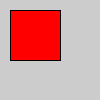
Frame 1 (no input)
Frame 60 (the mouse pressed at the canvas centre just before this capture): identical to frame 1, image omitted
Frame 120 (the mouse held since frame 60 and released just before this capture): identical to frame 1, image omitted

The Processing sketch that drew this single still picture (run headless with seeded random() and noise(); from frame 60 on, the mouse is pressed at the canvas centre):

// Processing sketch: start
// ── start.pde
void setup() {
	fill(255, 0, 0);
	rect(10, 10, 50, 50);
}

void draw() {
	
}
